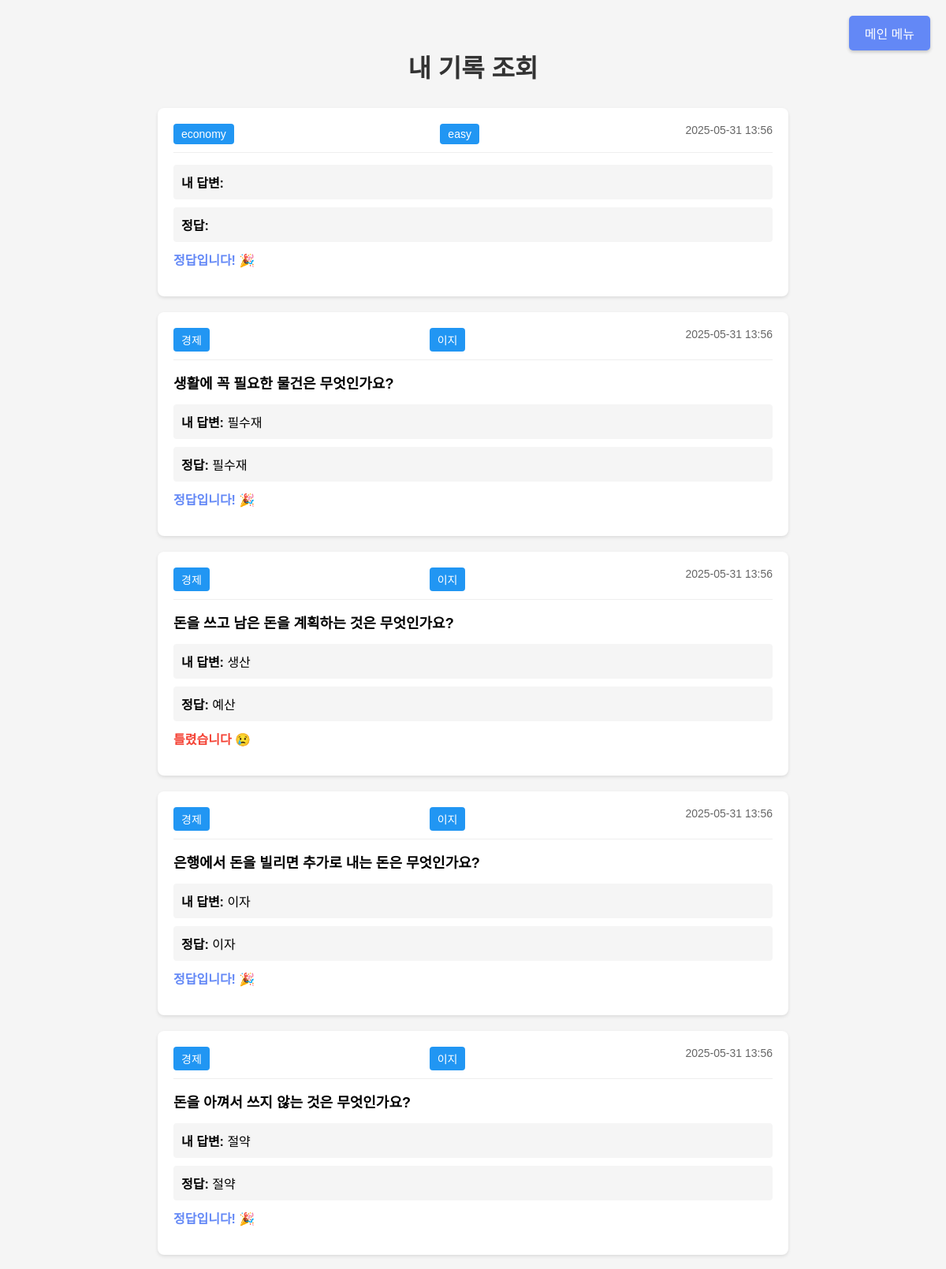
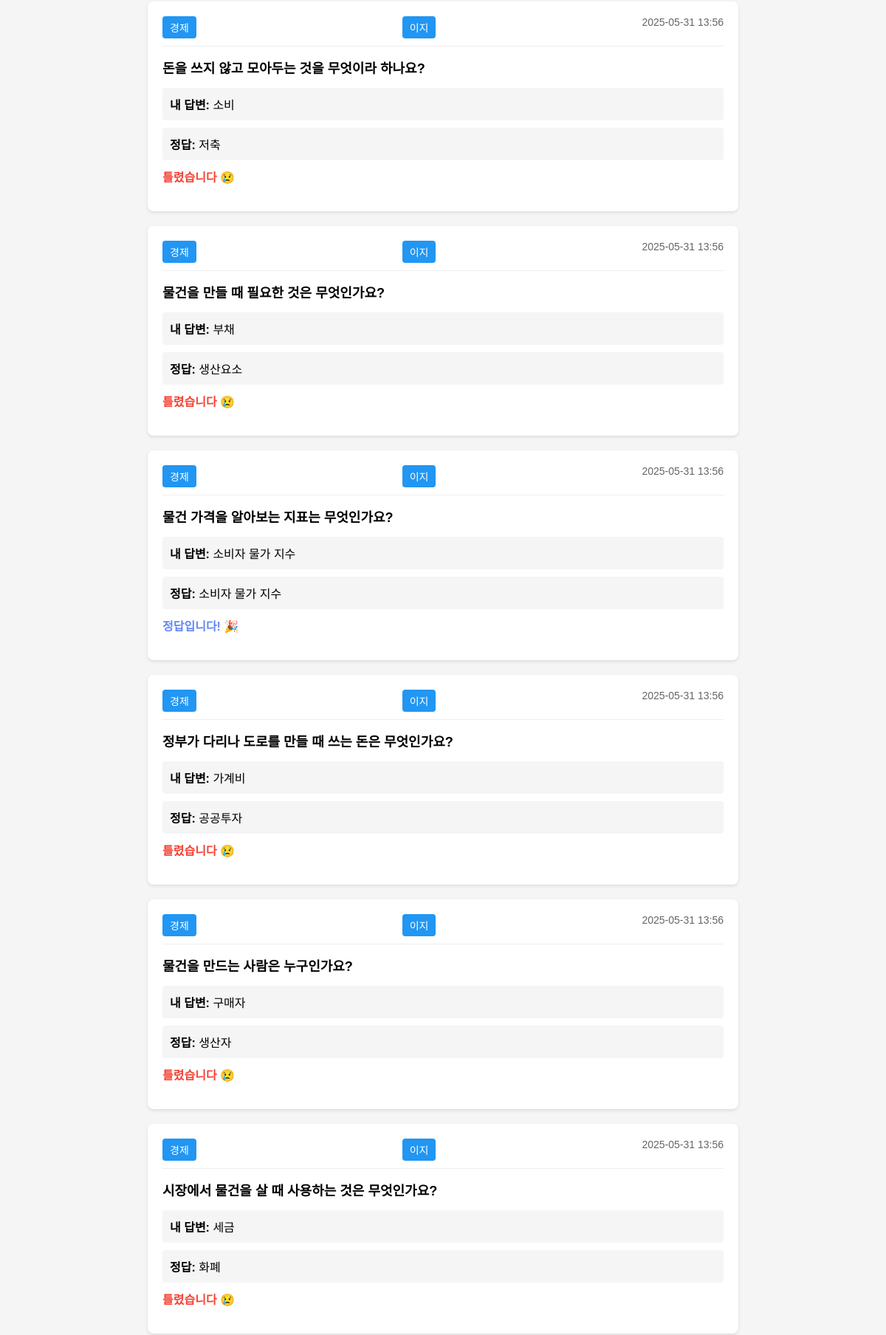
The app's page /quiz/my_results/ (signed in, upper part) with its own data (2 pictures, top to bottom).
### quiz/models.py (models this page shows, shortened)
class QuizResult(models.Model):
    user = models.ForeignKey(User, on_delete=models.CASCADE)
    category = models.CharField(max_length=100)
    difficulty = models.CharField(max_length=50)
    score = models.IntegerField()
    total = models.IntegerField()
    played_at = models.DateTimeField(auto_now_add=True)
    question = models.TextField(default='')
    user_answer = models.TextField(default='')
    correct_answer = models.TextField(default='')
    duration = models.IntegerField(null=True)

### quiz/views.py (the view)
# urls.py: path('my_results/', views.my_results, name='my_results'),  # 추가
@login_required
def my_results(request):
    print("=== 내 기록 조회 시작 ===")
    results = QuizResult.objects.filter(user=request.user).order_by('-played_at')
    print(f"조회된 결과 수: {results.count()}")
    for result in results:
        print(f"결과 ID: {result.id}")
        print(f"카테고리: {result.category}")
        print(f"난이도: {result.difficulty}")
        print(f"문제: {result.question}")
        print(f"사용자 답변: {result.user_answer}")
        print(f"정답: {result.correct_answer}")
        print(f"점수: {result.score}")
        print("---")
    print("=== 내 기록 조회 완료 ===")
    return render(request, 'quiz/my_results.html', {'results': results})

### quiz/templates/quiz/my_results.html (shortened to what this page needs)
{% load static %}
<!DOCTYPE html>
<html lang="ko">
  <head>
  </head>
  <body>
    <a href="http://localhost:8000" class="main-menu-btn">메인 메뉴</a>
    <div class="container">
      <h1>내 기록 조회</h1>
      {% for result in results %}
      <div class="result-item">
        <div class="result-header">
          <span class="result-category">{{ result.category }}</span>
          <span class="result-difficulty">{{ result.difficulty }}</span>
          <span class="result-date">{{ result.played_at|date:"Y-m-d H:i" }}</span>
        </div>
        <div class="result-content">
          <div class="result-question">{{ result.question }}</div>
          <div class="result-answer">
            <strong>내 답변:</strong> {{ result.user_answer }}
          </div>
          <div class="result-answer">
            <strong>정답:</strong> {{ result.correct_answer }}
          </div>
          <div class="result-score {% if result.score > 0 %}correct{% else %}incorrect{% endif %}">
            {% if result.score > 0 %} 정답입니다! 🎉 {% else %} 틀렸습니다 😢 {% endif %}
          </div>
        </div>
      </div>
      {% empty %}
      <div class="result-item">
        <p style="text-align: center">아직 푼 문제가 없습니다.</p>
      </div>
      {% endfor %}
    </div>
  </body>
</html>

### quiz/templates/quiz/my_results.html (style rules this page uses)
body { font-family: Arial, sans-serif; margin: 0; padding: 20px; background-color: #f5f5f5; }
.container { max-width: 800px; margin: 0 auto; padding: 20px; }
h1 { text-align: center; color: #333; margin-bottom: 30px; }
.result-item { background: white; border-radius: 8px; padding: 20px; margin-bottom: 20px; box-shadow: 0 2px 4px rgba(0, 0, 0, 0.1); }
.result-header { display: flex; justify-content: space-between; margin-bottom: 15px; padding-bottom: 10px; border-bottom: 1px solid #eee; }
.result-category { background: #2196f3; color: white; padding: 5px 10px; border-radius: 4px; font-size: 14px; }
.result-difficulty { background: #2196f3; color: white; padding: 5px 10px; border-radius: 4px; font-size: 14px; }
.result-date { color: #666; font-size: 14px; }
.result-content { margin: 15px 0; }
.result-question { font-size: 18px; font-weight: bold; margin-bottom: 15px; }
.result-answer { margin: 10px 0; padding: 10px; background: #f5f5f5; border-radius: 4px; }
.result-score { font-size: 16px; font-weight: bold; margin-top: 10px; }
.correct { color: #6388f6; }
.incorrect { color: #f44336; }
.main-menu-btn { position: fixed; top: 20px; right: 20px; padding: 10px 20px; background-color: #6388f6; color: white; text-decoration: none; border-radius: 5px; z-index: 9999; box-shadow: 0 2px 4px rgba(0, 0, 0, 0.2); pointer-events: auto; }

### records on screen
QuizResult: category "economy", difficulty "easy", played_at "2025-05-31 13:56", score "정답입니다! 🎉"
QuizResult: category "경제", difficulty "이지", played_at "2025-05-31 13:56", question "생활에 꼭 필요한 물건은 무엇인가요?", user_answer "필수재", correct_answer "필수재", score "정답입니다! 🎉"
QuizResult: category "경제", difficulty "이지", played_at "2025-05-31 13:56", question "돈을 쓰고 남은 돈을 계획하는 것은 무엇인가요?", user_answer "생산", correct_answer "예산", score "틀렸습니다 😢"
QuizResult: category "경제", difficulty "이지", played_at "2025-05-31 13:56", question "은행에서 돈을 빌리면 추가로 내는 돈은 무엇인가요?", user_answer "이자", correct_answer "이자", score "정답입니다! 🎉"
QuizResult: category "경제", difficulty "이지", played_at "2025-05-31 13:56", question "돈을 아껴서 쓰지 않는 것은 무엇인가요?", user_answer "절약", correct_answer "절약", score "정답입니다! 🎉"
QuizResult: category "경제", difficulty "이지", played_at "2025-05-31 13:56", question "돈을 쓰지 않고 모아두는 것을 무엇이라 하나요?", user_answer "소비", correct_answer "저축", score "틀렸습니다 😢"
QuizResult: category "경제", difficulty "이지", played_at "2025-05-31 13:56", question "물건을 만들 때 필요한 것은 무엇인가요?", user_answer "부채", correct_answer "생산요소", score "틀렸습니다 😢"
QuizResult: category "경제", difficulty "이지", played_at "2025-05-31 13:56", question "물건 가격을 알아보는 지표는 무엇인가요?", user_answer "소비자 물가 지수", correct_answer "소비자 물가 지수", score "정답입니다! 🎉"
QuizResult: category "경제", difficulty "이지", played_at "2025-05-31 13:56", question "정부가 다리나 도로를 만들 때 쓰는 돈은 무엇인가요?", user_answer "가계비", correct_answer "공공투자", score "틀렸습니다 😢"
QuizResult: category "경제", difficulty "이지", played_at "2025-05-31 13:56", question "물건을 만드는 사람은 누구인가요?", user_answer "구매자", correct_answer "생산자", score "틀렸습니다 😢"
QuizResult: category "경제", difficulty "이지", played_at "2025-05-31 13:56", question "시장에서 물건을 살 때 사용하는 것은 무엇인가요?", user_answer "세금", correct_answer "화폐", score "틀렸습니다 😢"
